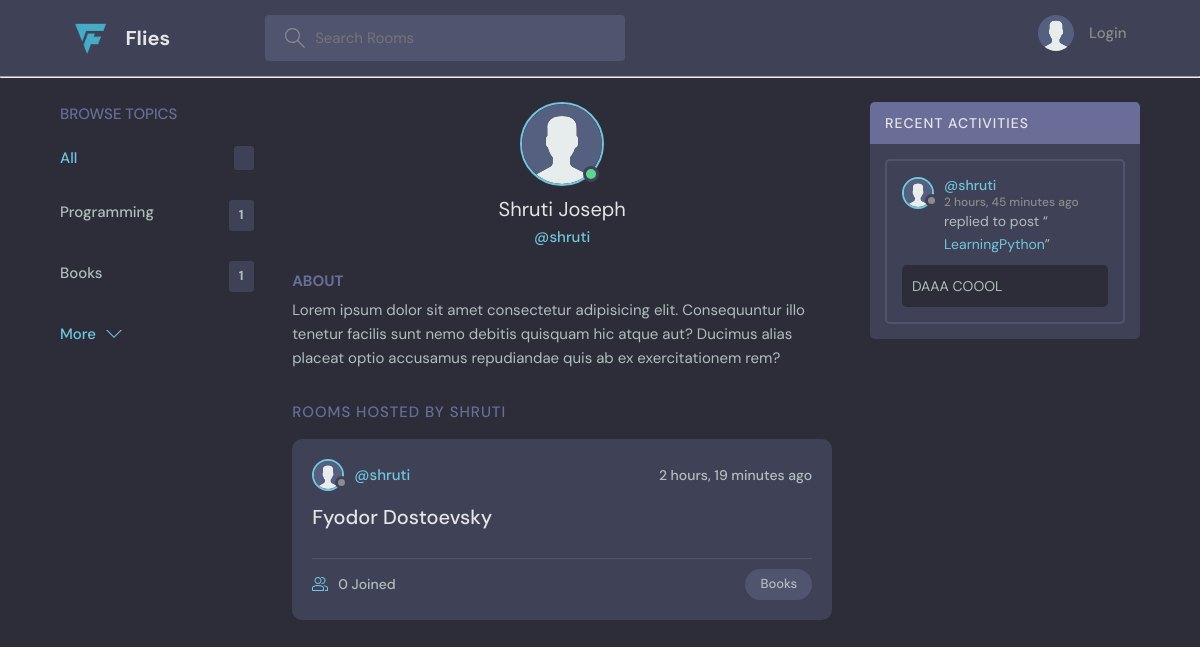
The app's page /profile/2/ with its own data.
### core/models.py (models this page shows, shortened)
class Topic(models.Model):
    name = models.CharField(max_length = 200)

class User(AbstractUser):
    name = models.CharField(max_length=50,null=True)
    email = models.EmailField(unique=True)
    bio = models.TextField(null=True)
    avatar = models.ImageField(null=True,default="avatar.svg")
    USERNAME_FIELD = 'email'
    REQUIRED_FIELDS= []

class Room(models.Model):
    host = models.ForeignKey(User, on_delete=models.SET_NULL, null=True)
    topic = models.ForeignKey(Topic, on_delete=models.SET_NULL, null=True)
    name = models.CharField(max_length=200)
    description = models.TextField(null=True, blank=True)
    members = models.ManyToManyField(User,related_name="members",blank=True)
    updated = models.DateTimeField(auto_now=True)
    created = models.DateTimeField(auto_now_add=True)
    class Meta:
        ordering = ['-updated','-created']
    def __str__(self):
        return self.name

class Message(models.Model):
    user = models.ForeignKey(User, on_delete=models.CASCADE)
    room = models.ForeignKey(Room, on_delete=models.CASCADE)
    body = models.TextField()
    updated = models.DateTimeField(auto_now=True)
    created = models.DateTimeField(auto_now_add=True)
    class Meta:
        ordering = ['-updated','-created']
    def __str__(self):
        return self.body[0:50]

### core/views.py (the view)
# urls.py: path('profile/<str:pk>/', views.userProfile, name='profile'),
def userProfile(request,pk):
    user = User.objects.get(id=pk)
    rooms = user.room_set.all()
    grpmessages = user.message_set.all()
    topics = Topic.objects.all()
    context={'user':user,'rooms':rooms,'grpmessages':grpmessages,'topics':topics}
    return render(request,'core/profile.html',context)

### core/templates/core/profile.html (shortened to what this page needs)
{% extends 'base.html' %}
{% block content %}
  <main class="profile-page layout layout--3">
    <div class="container">
      {% include 'core/topicsElement.html' %}
      <div class="roomList">
        <div class="profile">
          <div class="profile__avatar">
            <div class="avatar avatar--large active">
              <img src="{{user.avatar.url}}" />
            </div>
          </div>
          <div class="profile__info">
            <h3>{{user.name}}</h3>
            <p>@{{user.username}}</p>
          </div>
          <div class="profile__about">
            <h3>About</h3>
            <p>
              Lorem ipsum dolor sit amet consectetur adipisicing elit. Consequuntur illo tenetur
              facilis sunt nemo debitis quisquam hic atque aut? Ducimus alias placeat optio
              accusamus repudiandae quis ab ex exercitationem rem?
            </p>
          </div>
        </div>
        <div class="roomList__header">
          <div>
            <h2>Rooms Hosted by {{user.username}}</a>
            </h2>
          </div>
        </div>
        {% include 'core/feedElement.html' %}
      </div>
      {% include 'core/activity.html' %}
    </div>
  </main>
{% endblock content %}

### core/templates/core/topicsElement.html
<div class="topics">
    <div class="topics__header">
      <h2>Browse Topics</h2>
    </div>
    <ul class="topics__list">
      <li>
        <a href="{% url 'home' %}" class="active">All <span>{{roomCount}}</span></a>
      </li>
      {% for topic in topics %}
      <li>
        <a href="{% url 'home' %}?q={{topic.name}}">{{topic.name}} <span>{{topic.room_set.all.count}}</span></a>
      </li>
      {% endfor %}
    </ul>
    <a class="btn btn--link" href="{% url 'topics' %}">
      More
      <svg
        version="1.1"
        xmlns="http://www.w3.org/2000/svg"
        width="32"
        height="32"
        viewBox="0 0 32 32"
      >
        <title>chevron-down</title>
        <path d="M16 21l-13-13h-3l16 16 16-16h-3l-13 13z"></path>
      </svg>
    </a>
  </div>

### core/templates/core/feedElement.html (shortened to what this page needs)
{% for room in rooms %}
<div class="roomListRoom">
    <div class="roomListRoom__header">
      <a href="{% url 'profile' room.host.id %}" class="roomListRoom__author">
        <div class="avatar avatar--small">
          <img src="{{room.host.avatar.url}}" />
        </div>
        <span>@{{room.host.username}}</span>
      </a>
      <div class="roomListRoom__actions">
        <span>{{room.created|timesince}} ago</span>
      </div>
    </div>
    <div class="roomListRoom__content">
      <a href="{% url 'room' room.id %}">{{room}}</a>
    </div>
    <div class="roomListRoom__meta">
      <a href="{% url 'room' room.id %}" class="roomListRoom__joined">
        {{room.members.all.count}} Joined
      </a>
      <p class="roomListRoom__topic">{{room.topic.name}}</p>
    </div>
</div>
{% endfor %}

### core/templates/core/activity.html
<div class="activities">
    <div class="activities__header">
      <h2>Recent Activities</h2>
    </div>
    {% for message in grpmessages %}
    {% if request.user != message.user %}
    <div class="activities__box">
      <div class="activities__boxHeader roomListRoom__header">
        <a href="{% url 'profile' message.user.id %}" class="roomListRoom__author">
          <div class="avatar avatar--small">
            <img src="{{message.user.avatar.url}}" />
          </div>
          <p>
            @{{message.user.username}}
            <span>{{message.created|timesince}} ago</span>
          </p>
        </a>
      </div>
      <div class="activities__boxContent">
        <p>
          replied to post “<a href="{% url 'room' message.room.id %}">{{message.room}}</a
          >”
        </p>
        <div class="activities__boxRoomContent">
            {{message}}
        </div>
      </div>
    </div>
    {% endif %}
    {% endfor %}
  </div>

### records on screen
Topic: name "Programming", room_set.all.count "1"
Topic: name "Books", room_set.all.count "1"
User: avatar (placeholder picture), name "Shruti Joseph", username "shruti", username "SHRUTI"
Room: host.avatar (placeholder picture), host.username "shruti", created "2 hours, 19 minutes", name "Fyodor Dostoevsky", members.all.count "0", topic.name "Books"
Message: user.avatar (placeholder picture), user.username "shruti", created "2 hours, 45 minutes", room "LearningPython", body "DAAA COOOL"
